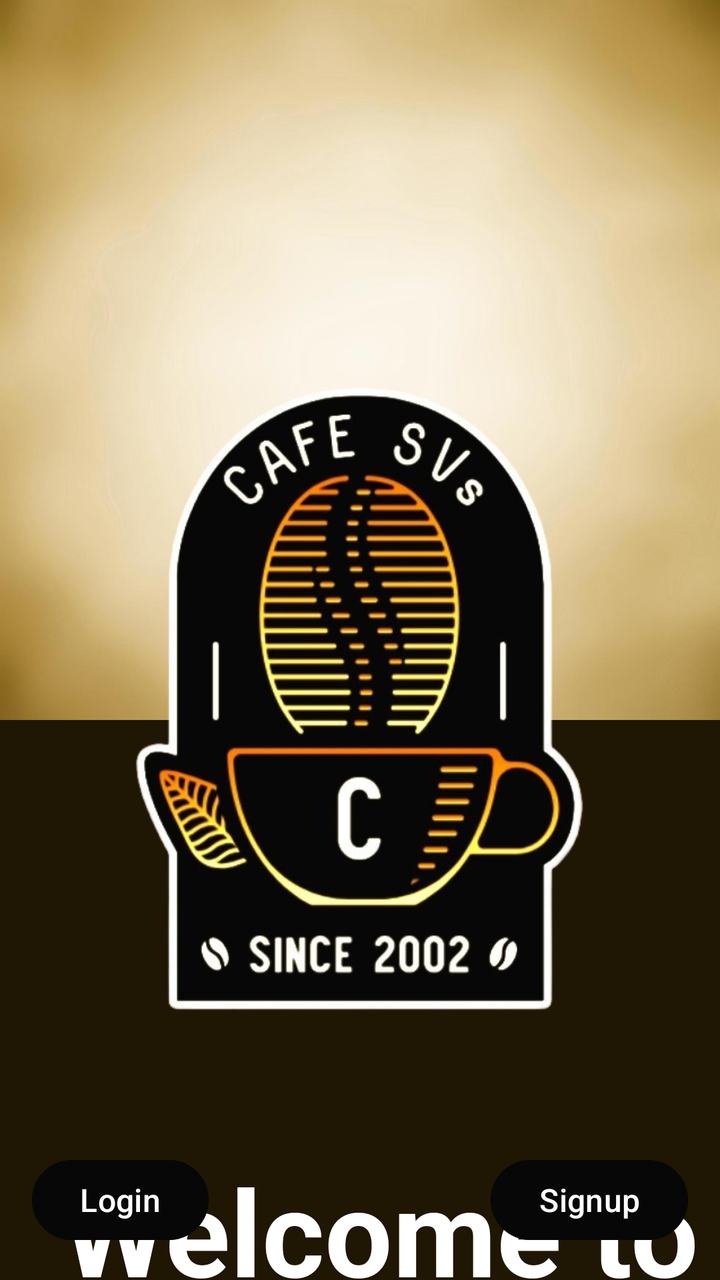
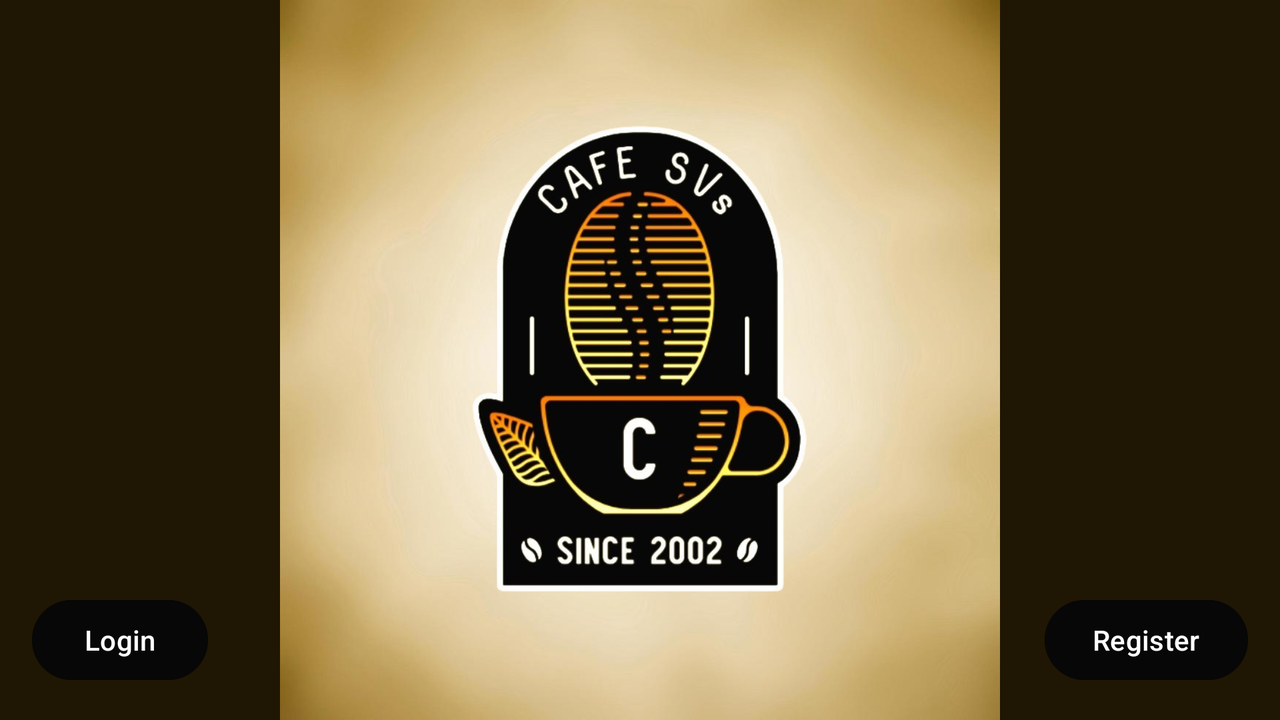

The same Android screen from two of the app's own layout files: first res/layout/ as a phone draws it, then the repository's variant for another configuration, drawn on a device whose configuration selects that folder. Both files follow.
<!-- AndroidManifest.xml: application theme Theme.SVCafe -->
<!-- res/layout/activity_introactivity.xml -->
<?xml version="1.0" encoding="utf-8"?>
<androidx.constraintlayout.widget.ConstraintLayout xmlns:android="http://schemas.android.com/apk/res/android"
    xmlns:app="http://schemas.android.com/apk/res-auto"
    xmlns:tools="http://schemas.android.com/tools"
    android:layout_width="match_parent"
    android:layout_height="wrap_content"
    android:background="#1F1603">

    <ImageView
        android:id="@+id/imageView3"
        android:layout_width="wrap_content"
        android:layout_height="wrap_content"
        android:scaleType="fitStart"
        app:layout_constraintBottom_toBottomOf="parent"
        app:layout_constraintEnd_toEndOf="parent"
        app:layout_constraintStart_toStartOf="parent"
        app:layout_constraintTop_toTopOf="parent"
        app:srcCompat="@drawable/background" />

    <ImageView
        android:id="@+id/imageView4"
        android:layout_width="600dp"
        android:layout_height="600dp"
        android:layout_marginTop="50dp"
        app:layout_constraintEnd_toEndOf="parent"
        app:layout_constraintHorizontal_bias="0.502"
        app:layout_constraintStart_toStartOf="parent"
        app:layout_constraintTop_toTopOf="parent"
        app:srcCompat="@drawable/cafe_svs_logo1" />

    <TextView
        android:id="@+id/welcomeTextView"
        android:layout_width="wrap_content"
        android:layout_height="wrap_content"
        android:layout_marginTop="575dp"
        android:paddingLeft="20dp"
        android:text="@string/welcome"
        android:textAlignment="center"
        android:textColor="#FFFFFF"
        android:textSize="60sp"
        android:textStyle="bold"
        app:layout_constraintEnd_toEndOf="parent"
        app:layout_constraintStart_toStartOf="parent"
        app:layout_constraintTop_toTopOf="@+id/imageView3" />

    <TextView
        android:id="@+id/captionTextView"
        android:layout_width="wrap_content"
        android:layout_height="wrap_content"
        android:paddingLeft="20dp"
        android:textAlignment="center"
        android:layout_marginTop="10dp"
        android:text="@string/Welcome_description"
        android:textColor="#CCCCCC"
        android:textSize="24sp"
        app:layout_constraintEnd_toEndOf="parent"
        app:layout_constraintStart_toStartOf="parent"
        app:layout_constraintTop_toBottomOf="@+id/welcomeTextView" />

    <Button
        android:id="@+id/loginButton"
        android:layout_width="wrap_content"
        android:layout_height="wrap_content"
        android:layout_marginStart="16dp"
        android:layout_marginBottom="16dp"
        android:backgroundTint="@color/DarkBrown"
        android:text="Login"
        android:textSize="16sp"
        android:textColor="@color/white"
        app:layout_constraintBottom_toBottomOf="parent"
        app:layout_constraintStart_toStartOf="parent" />

    <Button
        android:id="@+id/signupButton"
        android:layout_width="wrap_content"
        android:layout_height="wrap_content"
        android:layout_marginEnd="16dp"
        android:layout_marginBottom="16dp"
        android:backgroundTint="@color/DarkBrown"
        android:textSize="16sp"
        android:text="Signup"
        android:textColor="@color/white"
        app:layout_constraintBottom_toBottomOf="parent"
        app:layout_constraintEnd_toEndOf="parent" />
</androidx.constraintlayout.widget.ConstraintLayout>
<!-- resources referenced by this layout -->
<resources>
  <color name="DarkBrown">#070707</color>
  <color name="white">#FFFFFFFF</color>
  <!-- drawable background: jpeg bitmap (drawable, 18564 bytes) -->
  <!-- drawable cafe_svs_logo1: png bitmap (drawable, 256959 bytes) -->
  <string name="Welcome_description">Your cozy place to unwind and enjoy a cup of coffee</string>
  <string name="welcome">Welcome to Cafe SV\'s</string>
  <style name="Theme.SVCafe" parent="Base.Theme.SVCafe" />
  <style name="Base.Theme.SVCafe" parent="Theme.Material3.DayNight.NoActionBar">
          
          <item name="colorPrimary">@color/DarkBlue</item> --&gt;
      </style>
  <color name="DarkBlue">#012C3F</color>
</resources>
<!-- res/layout-land/activity_introactivity.xml (the repository's variant of the layout above) -->
<!-- drawn on the phone turned sideways -->
<?xml version="1.0" encoding="utf-8"?>
<androidx.constraintlayout.widget.ConstraintLayout xmlns:android="http://schemas.android.com/apk/res/android"
    xmlns:app="http://schemas.android.com/apk/res-auto"
    xmlns:tools="http://schemas.android.com/tools"
    android:layout_width="match_parent"
    android:layout_height="match_parent"
    android:background="#1F1603">

    
    <ImageView
        android:id="@+id/imageView3"
        android:layout_width="0dp"
        android:layout_height="0dp"
        app:layout_constraintBottom_toBottomOf="parent"
        app:layout_constraintEnd_toEndOf="parent"
        app:layout_constraintStart_toStartOf="parent"
        app:layout_constraintTop_toTopOf="parent"
        app:srcCompat="@drawable/background" />

    

    

    <ImageView
        android:id="@+id/imageView4"
        android:layout_width="wrap_content"
        android:layout_height="wrap_content"
        android:layout_marginBottom="340dp"
        app:layout_constraintBottom_toBottomOf="@+id/imageView3"
        app:layout_constraintEnd_toEndOf="parent"
        app:layout_constraintStart_toStartOf="parent"
        app:layout_constraintTop_toTopOf="parent"
        app:layout_constraintVertical_bias="0"
        app:srcCompat="@drawable/cafe_svs_logo1" />

    
    <Button
        android:id="@+id/loginButton"
        android:layout_width="wrap_content"
        android:layout_height="wrap_content"
        android:text="Login"
        android:backgroundTint="@color/DarkBrown"
        android:textColor="@color/white"
        app:layout_constraintBottom_toBottomOf="parent"
        app:layout_constraintStart_toStartOf="parent"
        android:layout_marginBottom="16dp"
        android:layout_marginStart="16dp" />

    
    <Button
        android:id="@+id/signupButton"
        android:layout_width="wrap_content"
        android:layout_height="wrap_content"
        android:text="Register"
        android:backgroundTint="@color/DarkBrown"
        android:textColor="@color/white"
        app:layout_constraintBottom_toBottomOf="parent"
        app:layout_constraintEnd_toEndOf="parent"
        android:layout_marginBottom="16dp"
        android:layout_marginEnd="16dp" />
</androidx.constraintlayout.widget.ConstraintLayout>
<!-- resources referenced by the variant -->
<!-- as the phone turned sideways resolves them -->
<resources>
  <color name="DarkBrown">#070707</color>
  <color name="white">#FFFFFFFF</color>
  <!-- drawable background: jpeg bitmap (drawable, 18564 bytes) -->
  <!-- drawable cafe_svs_logo1: png bitmap (drawable, 256959 bytes) -->
  <style name="Theme.SVCafe" parent="Base.Theme.SVCafe" />
  <style name="Base.Theme.SVCafe" parent="Theme.Material3.DayNight.NoActionBar">
          
          <item name="colorPrimary">@color/DarkBlue</item> --&gt;
      </style>
  <color name="DarkBlue">#012C3F</color>
</resources>
